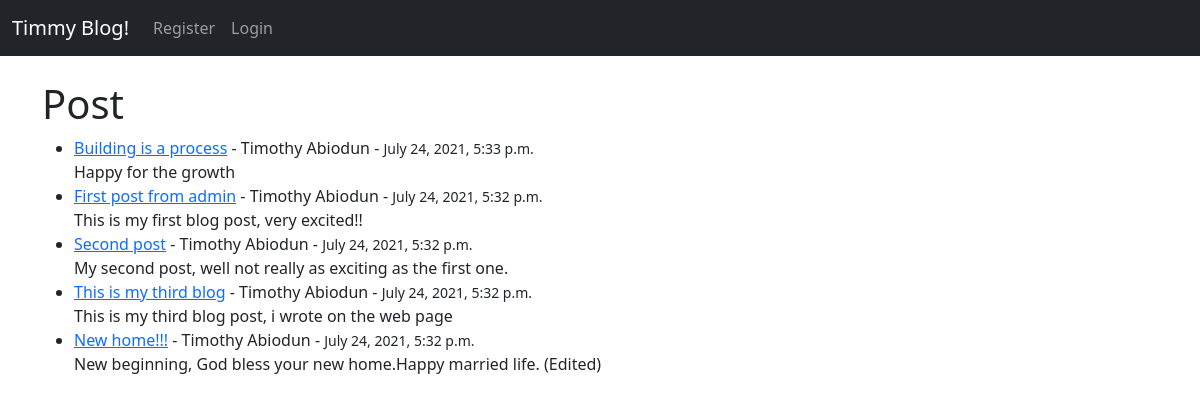
The page / on the database its author committed.
### timmyBlog/models.py (models this page shows, shortened)
class Post(models.Model):
    title = models.CharField(max_length=255)
    title_tag = models.CharField(max_length=255)
    author = models.ForeignKey(User, on_delete=models.CASCADE)
    body = models.TextField()
    post_date = models.DateField(auto_now_add=True)
    post_time = models.TimeField(auto_now_add=True)

### timmyBlog/views.py (the view)
# urls.py: path('', HomePage.as_view(), name="home"),
class HomePage(ListView):
    model = Post
    template_name = 'home.html'
    ordering = ['-post_time']

### timmyBlog/templates/home.html (shortened to what this page needs)
{% extends 'base.html' %}
{% block content %}
<h1>Post</h1>
<ul>
{% for post in object_list %}
    <li><a href="{% url 'article-detail' post.pk %}">
        {{ post.title }}</a> - {{ post.author.first_name }}
        {{ post.author.last_name }} -  <small>{{ post.post_date }}, {{ post.post_time }}</small>
        <br>
    {{ post.body|slice:"200" }}</li>
{% endfor %}
</ul>
{% endblock %}

### rows shown on the page
Post: title "Building is a process", author.first_name "Timothy", author.last_name "Abiodun", post_date "July 24, 2021", post_time "5:33 p.m.", body "Happy for the growth"
Post: title "First post from admin", author.first_name "Timothy", author.last_name "Abiodun", post_date "July 24, 2021", post_time "5:32 p.m.", body "This is my first blog post, very excited!!"
Post: title "Second post", author.first_name "Timothy", author.last_name "Abiodun", post_date "July 24, 2021", post_time "5:32 p.m.", body "My second post, well not really as exciting as the first one."
Post: title "This is my third blog", author.first_name "Timothy", author.last_name "Abiodun", post_date "July 24, 2021", post_time "5:32 p.m.", body "This is my third blog post, i wrote on the web page"
Post: title "New home!!!", author.first_name "Timothy", author.last_name "Abiodun", post_date "July 24, 2021", post_time "5:32 p.m.", body "New beginning, God bless your new home.Happy married life. (Edited)"
